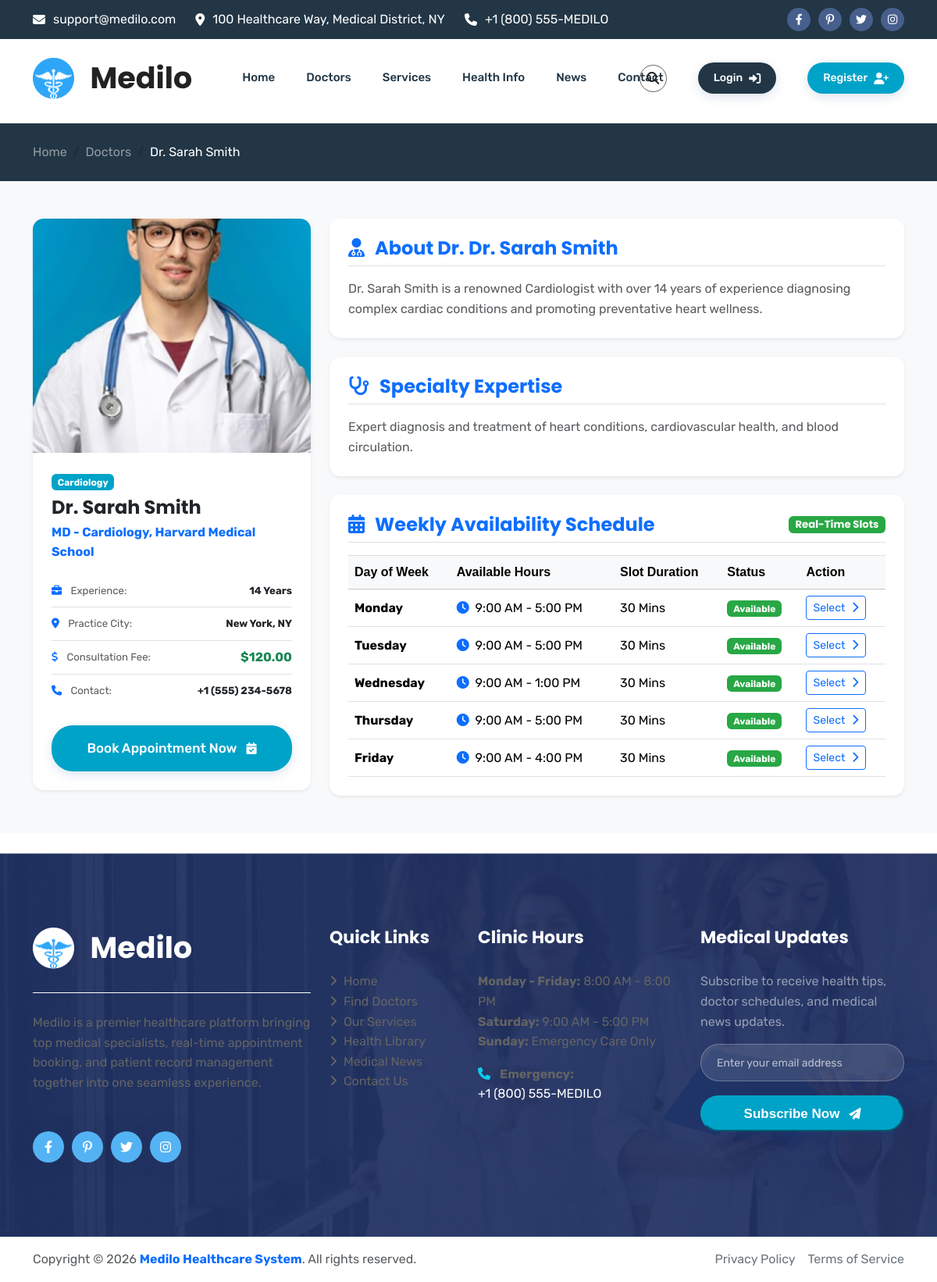
Screenshot of /frontend/doctor_details.php?id=1 with the database file from the repository.
### tables this page shows
CREATE TABLE `doctors` (
  `id` INT AUTO_INCREMENT PRIMARY KEY,
  `user_id` INT UNIQUE NOT NULL,
  `specialty_id` INT NOT NULL,
  `city_id` INT NOT NULL,
  `qualification` VARCHAR(255) NOT NULL,
  `experience_years` INT DEFAULT 0,
  `consultation_fee` DECIMAL(10,2) NOT NULL DEFAULT 50.00,
  `bio` TEXT,
  `avatar` VARCHAR(255) DEFAULT 'assets/img/team_1.jpg',
  `created_at` DATETIME DEFAULT CURRENT_TIMESTAMP,
  FOREIGN KEY (`user_id`) REFERENCES `users`(`id`) ON DELETE CASCADE,
  FOREIGN KEY (`specialty_id`) REFERENCES `specialties`(`id`) ON DELETE CASCADE,
  FOREIGN KEY (`city_id`) REFERENCES `cities`(`id`) ON DELETE CASCADE
);

CREATE TABLE `users` (
  `id` INT AUTO_INCREMENT PRIMARY KEY,
  `username` VARCHAR(50) UNIQUE NOT NULL,
  `password` VARCHAR(255) NOT NULL,
  `email` VARCHAR(100) UNIQUE NOT NULL,
  `full_name` VARCHAR(100) NOT NULL,
  `phone` VARCHAR(30) NOT NULL,
  `address` TEXT NOT NULL,
  `role` ENUM('admin', 'doctor', 'patient') NOT NULL DEFAULT 'patient',
  `created_at` DATETIME DEFAULT CURRENT_TIMESTAMP
);

CREATE TABLE `specialties` (
  `id` INT AUTO_INCREMENT PRIMARY KEY,
  `name` VARCHAR(100) NOT NULL,
  `description` TEXT,
  `icon` VARCHAR(100) DEFAULT 'fa-solid fa-stethoscope',
  `created_at` DATETIME DEFAULT CURRENT_TIMESTAMP
);

CREATE TABLE `cities` (
  `id` INT AUTO_INCREMENT PRIMARY KEY,
  `name` VARCHAR(100) NOT NULL,
  `state` VARCHAR(100) DEFAULT NULL,
  `country` VARCHAR(100) DEFAULT 'USA',
  `created_at` DATETIME DEFAULT CURRENT_TIMESTAMP
);

CREATE TABLE `doctor_schedules` (
  `id` INT AUTO_INCREMENT PRIMARY KEY,
  `doctor_id` INT NOT NULL,
  `day_of_week` ENUM('Monday', 'Tuesday', 'Wednesday', 'Thursday', 'Friday', 'Saturday', 'Sunday') NOT NULL,
  `start_time` TIME NOT NULL,
  `end_time` TIME NOT NULL,
  `slot_duration` INT DEFAULT 30,
  `is_available` TINYINT(1) DEFAULT 1,
  FOREIGN KEY (`doctor_id`) REFERENCES `doctors`(`id`) ON DELETE CASCADE
);

### config/db.php (called while the page is built, shortened)
<?php
class Database {
    private static $instance = null;
    private $pdo;
    private function __construct() {
        try {
            $options = [
                PDO::ATTR_ERRMODE => PDO::ERRMODE_EXCEPTION,
                PDO::ATTR_DEFAULT_FETCH_MODE => PDO::FETCH_ASSOC,
                PDO::ATTR_EMULATE_PREPARES => false,
            ];
            $dsn = "mysql:host=" . DB_HOST . ";dbname=" . DB_NAME . ";charset=utf8mb4";
            $this->pdo = new PDO($dsn, DB_USER, DB_PASS, $options);
            $this->checkAndInitializeSchema();
        } catch (PDOException $e) {
            die("Database Connection Error: " . $e->getMessage());
        }
    }
    public static function getInstance() {
        if (self::$instance === null) {
            self::$instance = new Database();
        }
        return self::$instance;
    }
    public function query($sql, $params = []) {
        try {
            $stmt = $this->pdo->prepare($sql);
            $stmt->execute($params);
            return $stmt;
        } catch (PDOException $e) {
            error_log("Database Query Error: " . $e->getMessage() . " | SQL: " . $sql);
            throw new Exception("Database operation failed: " . $e->getMessage());
        }
    }
    private function checkAndInitializeSchema() {
        try {
            $stmt = $this->pdo->query("SHOW TABLES LIKE 'users'");
        } catch (Exception $e) {
            error_log("Schema initialization error: " . $e->getMessage());
        }
    }
}
function fetchAll($sql, $params = []) {
    return Database::getInstance()->query($sql, $params)->fetchAll();
}
function fetchOne($sql, $params = []) {
    return Database::getInstance()->query($sql, $params)->fetch();
}

### frontend/doctor_details.php (the view, shortened to what this page needs)
<?php
require_once __DIR__ . '/../config/db.php';
$doctor_id = intval($_GET['id'] ?? 0);
$doctor = fetchOne("
    SELECT d.*, u.full_name, u.email, u.phone, u.address, s.name AS specialty_name, s.description AS specialty_desc, c.name AS city_name, c.state
    FROM doctors d
    JOIN users u ON d.user_id = u.id
    JOIN specialties s ON d.specialty_id = s.id
    JOIN cities c ON d.city_id = c.id
    WHERE d.id = ?
", [$doctor_id]);
$schedules = fetchAll("SELECT * FROM doctor_schedules WHERE doctor_id = ? AND is_available = 1 ORDER BY FIELD(day_of_week, 'Monday','Tuesday','Wednesday','Thursday','Friday','Saturday','Sunday')", [$doctor_id]);
include_once __DIR__ . '/../includes/header.php';
?>
<section class="py-4 cs_blue_bg text-white">
    <div class="container">
        <nav aria-label="breadcrumb">
            <ol class="breadcrumb mb-0">
                <li class="breadcrumb-item"><a href="<?php echo APP_URL; ?>/index.php" class="text-white-50">Home</a></li>
                <li class="breadcrumb-item"><a href="<?php echo APP_URL; ?>/frontend/doctors.php" class="text-white-50">Doctors</a></li>
                <li class="breadcrumb-item active text-white" aria-current="page"><?php echo htmlspecialchars($doctor['full_name']); ?></li>
            </ol>
        </nav>
    </div>
</section>
<section class="py-5 bg-light">
    <div class="container">
        <div class="row gy-4">
            <div class="col-lg-4">
                <div class="card border-0 shadow-sm rounded-3 overflow-hidden">
                    <img src="<?php echo APP_URL . '/' . htmlspecialchars($doctor['avatar']); ?>" class="card-img-top w-100 object-fit-cover" style="height: 300px;" alt="<?php echo htmlspecialchars($doctor['full_name']); ?>">
                    <div class="card-body p-4">
                        <span class="badge bg-info text-dark mb-2"><?php echo htmlspecialchars($doctor['specialty_name']); ?></span>
                        <h4 class="card-title mb-1"><?php echo htmlspecialchars($doctor['full_name']); ?></h4>
                        <p class="text-primary fw-bold mb-3"><?php echo htmlspecialchars($doctor['qualification']); ?></p>
                        <div class="list-group list-group-flush fs-7 mb-4">
                            <div class="list-group-item bg-transparent px-0 d-flex justify-content-between">
                                <span class="text-muted"><i class="fa-solid fa-briefcase me-2 text-primary"></i> Experience:</span>
                                <span class="fw-bold"><?php echo $doctor['experience_years']; ?> Years</span>
                            </div>
                            <div class="list-group-item bg-transparent px-0 d-flex justify-content-between">
                                <span class="text-muted"><i class="fa-solid fa-location-dot me-2 text-primary"></i> Practice City:</span>
                                <span class="fw-bold"><?php echo htmlspecialchars($doctor['city_name'] . ', ' . $doctor['state']); ?></span>
                            </div>
                            <div class="list-group-item bg-transparent px-0 d-flex justify-content-between">
                                <span class="text-muted"><i class="fa-solid fa-dollar-sign me-2 text-primary"></i> Consultation Fee:</span>
                                <span class="fw-bold text-success fs-6">$<?php echo number_format($doctor['consultation_fee'], 2); ?></span>
                            </div>
                            <div class="list-group-item bg-transparent px-0 d-flex justify-content-between">
                                <span class="text-muted"><i class="fa-solid fa-phone me-2 text-primary"></i> Contact:</span>
                                <span class="fw-bold"><?php echo htmlspecialchars($doctor['phone']); ?></span>
                            </div>
                        </div>
                        <a href="<?php echo APP_URL; ?>/frontend/book_appointment.php?doctor_id=<?php echo $doctor['id']; ?>" class="cs_btn cs_style_1 cs_color_1 w-100 py-3 text-center">
                            <span>Book Appointment Now</span> <i class="fa-solid fa-calendar-check ms-1"></i>
                        </a>
                    </div>
                </div>
            </div>
            <div class="col-lg-8">
                <div class="card border-0 shadow-sm rounded-3 p-4 mb-4">
                    <h4 class="border-bottom pb-2 mb-3 text-primary"><i class="fa-solid fa-user-doctor me-2"></i> About Dr. <?php echo htmlspecialchars($doctor['full_name']); ?></h4>
                    <p class="text-muted leading-relaxed mb-0">
                        <?php echo nl2br(htmlspecialchars($doctor['bio'])); ?>
                    </p>
                </div>
                <div class="card border-0 shadow-sm rounded-3 p-4 mb-4">
                    <h4 class="border-bottom pb-2 mb-3 text-primary"><i class="fa-solid fa-stethoscope me-2"></i> Specialty Expertise</h4>
                    <p class="text-muted mb-0">
                        <?php echo htmlspecialchars($doctor['specialty_desc']); ?>
                    </p>
                </div>
                <div class="card border-0 shadow-sm rounded-3 p-4">
                    <h4 class="border-bottom pb-2 mb-3 text-primary d-flex justify-content-between align-items-center">
                        <span><i class="fa-solid fa-calendar-days me-2"></i> Weekly Availability Schedule</span>
                        <span class="badge bg-success fs-7">Real-Time Slots</span>
                    </h4>
                    <?php if (count($schedules) > 0): ?>
                        <div class="table-responsive">
                            <table class="table table-hover align-middle mb-0">
                                <thead class="table-light">
                                    <tr>
                                        <th>Day of Week</th>
                                        <th>Available Hours</th>
                                        <th>Slot Duration</th>
                                        <th>Status</th>
                                        <th>Action</th>
                                    </tr>
                                </thead>
                                <tbody>
                                    <?php foreach ($schedules as $sched): ?>
                                        <tr>
                                            <td class="fw-bold"><?php echo htmlspecialchars($sched['day_of_week']); ?></td>
                                            <td>
                                                <i class="fa-solid fa-clock text-primary me-1"></i>
                                                <?php echo date("g:i A", strtotime($sched['start_time'])); ?> - <?php echo date("g:i A", strtotime($sched['end_time'])); ?>
                                            </td>
                                            <td><?php echo $sched['slot_duration']; ?> Mins</td>
                                            <td><span class="badge bg-success">Available</span></td>
                                            <td>
                                                <a href="<?php echo APP_URL; ?>/frontend/book_appointment.php?doctor_id=<?php echo $doctor['id']; ?>&day=<?php echo $sched['day_of_week']; ?>" class="btn btn-sm btn-outline-primary">
                                                    Select <i class="fa-solid fa-chevron-right ms-1"></i>
                                                </a>
                                            </td>
                                        </tr>
                                    <?php endforeach; ?>
                                </tbody>
                            </table>
                        </div>
                    <?php else: ?>
                        <p class="text-muted mb-0">No active availability schedule listed for this doctor currently.</p>
                    <?php endif; ?>
                </div>
            </div>
        </div>
    </div>
</section>
<?php include_once __DIR__ . '/../includes/footer.php'; ?>

### includes/header.php (style rules this page uses)
.card, .cs_card, .cs_iconbox { transition: transform 0.3s cubic-bezier(0.4, 0, 0.2, 1), box-shadow 0.3s cubic-bezier(0.4, 0, 0.2, 1) !important; border-radius: 14px !important; }
.cs_btn { transition: all 0.3s cubic-bezier(0.4, 0, 0.2, 1) !important; box-shadow: 0 4px 14px rgba(0, 77, 153, 0.15); }

### rows the page displays
doctors: user.full_name "Dr. Sarah Smith", avatar (picture), specialty.name "Cardiology", qualification "MD - Cardiology, Harvard Medical School", experience_years "14", city.state "New York, NY", consultation_fee "120.00", user.phone "+1 (555) 234-5678", bio "Dr. Sarah Smith is a renowned Cardiologist with over 14 years of experience diagnosing complex cardiac conditions and promoting preventative heart wellness.", specialty.description "Expert diagnosis and treatment of heart conditions, cardiovascular health, and blood circulation."
doctor_schedules: day_of_week "Monday", start_time "9:00 AM", end_time "5:00 PM", slot_duration "30"
doctor_schedules: day_of_week "Tuesday", start_time "9:00 AM", end_time "5:00 PM", slot_duration "30"
doctor_schedules: day_of_week "Wednesday", start_time "9:00 AM", end_time "1:00 PM", slot_duration "30"
doctor_schedules: day_of_week "Thursday", start_time "9:00 AM", end_time "5:00 PM", slot_duration "30"
doctor_schedules: day_of_week "Friday", start_time "9:00 AM", end_time "4:00 PM", slot_duration "30"
